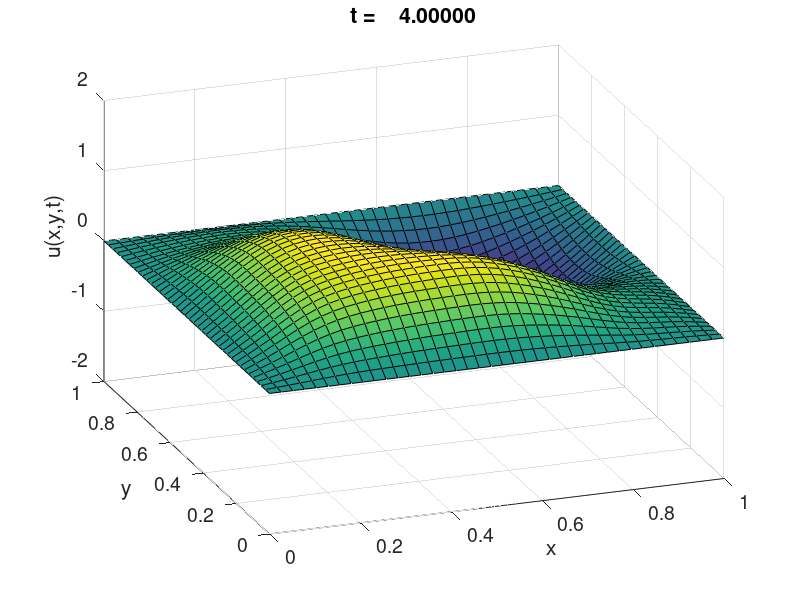

The MATLAB source for this figure:
% 2-dimensional wave equation 

 N = 40;
 x = linspace(0,1,N); y = linspace(0,1,N);
 [X,Y] = meshgrid(x,y);
 nmax = 10;

 tvec = 0:.05:4;
 for m=1:length(tvec)
    t = tvec(m)
    figure(1), clf
    U = zeros(N,N);
    for j=1:nmax
       for k=1:nmax 
          ajk = 100*(5+7*(-1)^j)*(5+7*(-1)^k)/(j^3*k^3*pi^6);
          lamjk = (j^2+k^2)*(pi^2);
          psijk = 2*sin(j*pi*X).*sin(k*pi*Y);
          U = U + ajk*cos(sqrt(lamjk)*t)*psijk;
       end
    end
    surf(X,Y,U)
    axis([0 1 0 1 -2 2]) %, caxis([-8 8])
    set(gca,'fontsize',14)
    xlabel('x'), ylabel('y'), zlabel('u(x,y,t)')
    title(sprintf('t = %10.5f\n', t))
    view(-20, 30)
    pause
 end
